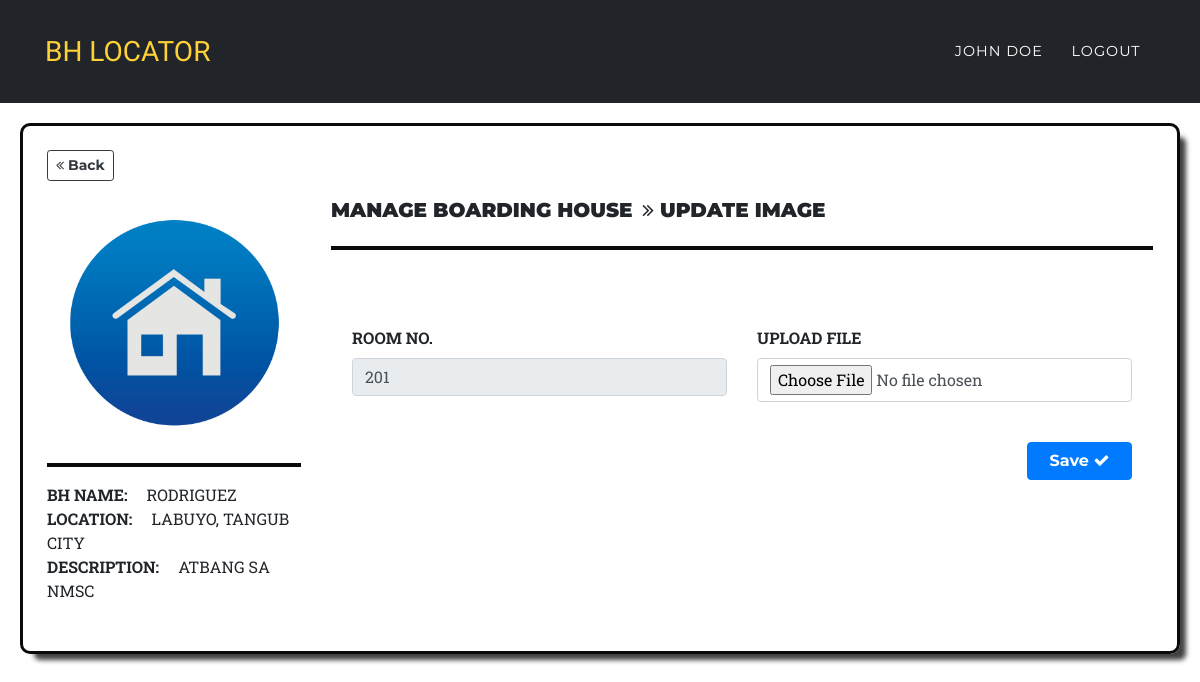
The app's page /owner/edit_page.php?bhouse_id=2&&room_id=13&&tbl=images (signed in) with its own data.
### tables this page shows
CREATE TABLE `boarding_house` (
  `bhouse_id` int(11) NOT NULL,
  `bhouse_name` varchar(50) NOT NULL,
  `description` text NOT NULL,
  `location` varchar(255) NOT NULL,
  `image` varchar(255) NOT NULL,
  `user_id` int(11) NOT NULL,
  `bh_added` datetime NOT NULL DEFAULT current_timestamp()
);

CREATE TABLE `room` (
  `room_id` int(11) NOT NULL,
  `bhouse_id` int(20) NOT NULL,
  `room_no` varchar(20) NOT NULL,
  `description` text NOT NULL,
  `room_type_id` int(20) NOT NULL,
  `image` varchar(200) NOT NULL,
  `amenities` varchar(60) NOT NULL,
  `room_added` datetime NOT NULL DEFAULT current_timestamp()
);

### models/fetch.php (called while the page is built, shortened)
<?php
if(isset($_GET['room_id']) && isset($_GET['bhouse_id'])){
    $room_id = $_GET['room_id'];
    $bhouse_id = $_GET['bhouse_id'];
    $sql = "SELECT r.room_id, r.bhouse_id, r.room_no, rt.type_name, r.room_type_id, r.description, r.amenities, r.image
                                                        FROM room AS r
                                                        INNER JOIN room_type AS rt
                                                        ON rt.room_type_id = r.room_type_id
                                                        WHERE r.bhouse_id ='$bhouse_id' AND r.room_id='$room_id' ";
    $res = $conn->query($sql);
    $row = mysqli_fetch_array($res);
    $room_no = $row['room_no'];
}
?>

### view_pages/edit.php (the view, shortened to what this page needs)
<?php
     if(isset($_GET['bhouse_id']) && isset($_GET['tbl'])){
        $bhouse_id = $_GET['bhouse_id'];
        $tbl = $_GET['tbl'];
        $sql = mysqli_query($conn,"SELECT *FROM boarding_house WHERE bhouse_id ='$bhouse_id'  ");
        $row = mysqli_fetch_array($sql);
        $bh = $row['bhouse_name'];
        $desc = $row['description'];
        $loc = $row['location'];
        $img = $row['image'];
    }
?>
<div class="row">
    <div class="col-md-3">
        <div class="">
            <a href="../owner/manage_house.php?bhouse_id=<?=$bhouse_id;?>"><button class="btn btn-sm btn-outline-dark mb-3"> <i class="fa fa-angle-double-left"></i> Back</button></a>
        </div>
        <div class="">
                <img class="card-img-top" src="../models/upload_bh/<?=$img;?>" alt="Card image cap" height="250px" width="250px">
                <hr style="border: 2px solid #0a0a0a;">
                <span class="text-center text-uppercase">
                    <b>BH NAME:</b> <span style="margin-left: 15px"><?=$bh;?></span><br>
                    <b>Location:</b> <span style="margin-left: 15px"><?=$loc;?></span><br>
                    <b>Description:</b> <span style="margin-left: 15px"><?=$desc;?></span><br>
                </span><br>
        </div>
    </div>
    <div class="col-md-9">
        <br><br>
        <div class="">
            <div class="">
                <div class="row">
                        <div class="col-md-10">
                            <h5><b>MANAGE BOARDING HOUSE    <span class="ml-1"> <i class="fa fa-angle-double-right"></i>
                                                UPDATE <?php
                                                            if(isset($_GET['tbl'])){
                                                                $check = $_GET['tbl'];
                                                                if($check == 'roomType'){
                                                                    echo "ROOM TYPE";
                                                                }elseif($check == 'rules'){
                                                                    echo "RULES";
                                                                }elseif($check == 'rooms'){
                                                                    echo "ROOM";
                                                                }elseif($check == 'images'){
                                                                    echo "IMAGE";
                                                                }elseif($check == 'bed'){
                                                                    echo "BED";
                                                                }elseif($check == 'amenities'){
                                                                    echo "AMENITIES";
                                                                }else{
                                                                    echo "";
                                                                }
                                                            }
                                                        ?>
                            </span></b></h5>
                        </div>
                        <div class="col-md-1"></div>
                        <div class="col-md-1">
                            <div class="">
                                <div class="row">
                                    <div class="col-md-4"></div>
                                    <div class="col-md-4"></div>
                                    <div class="col-md-4">
                                    </div>
                                </div>
                            </div>
                        </div>
                </div>
            </div> <hr style="border: 2px solid #0a0a0a;">
            <div class="">
                <div class="row">
                        <div class="col-md-12">
                                <?php include_once '../forms/owner_update.php'; ?>
                        </div>
                </div>
            </div><br>
        </div>
    </div>
</div>

### forms/owner_update.php (shortened to what this page needs)
<?php
    include_once '../models/fetch.php';
    switch ($tbl) {
        ?>
        <?php
            case "images":
        ?>
                    <div class="">
                        <div class="alert " role="alert">
                            <h2 class="text-center"><i class="fa fa-"></i></h2>
                            <form id="form" action="../models/update.php" method="post" enctype="multipart/form-data">
                                <div class="row">
                                    <div class="col-md-6">
                                        <div class="form-group">
                                            <label for="fullname"><b> ROOM NO. </b></label>
                                            <input type="text" class="form-control" value="<?= $room_no; ?>" disabled>
                                        </div>
                                    </div>
                                    <div class="col-md-6">
                                        <div class="form-group">
                                            <label for="fullname"><b>UPLOAD FILE </b></label>
                                            <input type="file" class="form-control" name="file" required>
                                        </div>
                                    </div>
                                </div>
                                <br>
                                <div class="row">
                                    <div class="col-md-5"></div>
                                    <div class="col-md-5"></div>
                                    <div class="col-md-2">
                                        <button type="submit" class="btn btn-primary btn-block mb-1" id="register_user" name="update_image">
                                            Save <i class="fa fa-check"></i></button>
                                    </div>
                                </div>
                            </form>
                        </div>
                    </div>
        <?php
                break;
        ?>
        <?php default:
    }
?>

### resources/css/style.css (style rules this page uses)
html,body { margin: 0 auto; max-width: 100%; }

### assets/css/mySTYLE.css (style rules this page uses)
body { overflow-x: hidden; font-family: 'Roboto Slab', 'Helvetica Neue', Helvetica, Arial, sans-serif; }
a { color: #fed136; }
h1, h2, h3, h4, h5, h6 { font-weight: 700; font-family: 'Montserrat', 'Helvetica Neue', Helvetica, Arial, sans-serif; }
.btn { font-family: 'Montserrat', 'Helvetica Neue', Helvetica, Arial, sans-serif; font-weight: 700; }

### records on screen
boarding_house: image (picture), bhouse_name "RODRIGUEZ", location "LABUYO, TANGUB CITY", description "ATBANG SA NMSC"
room: room_no "201"

### other values on screen
$_SESSION['fullname'] "JOHN DOE"
